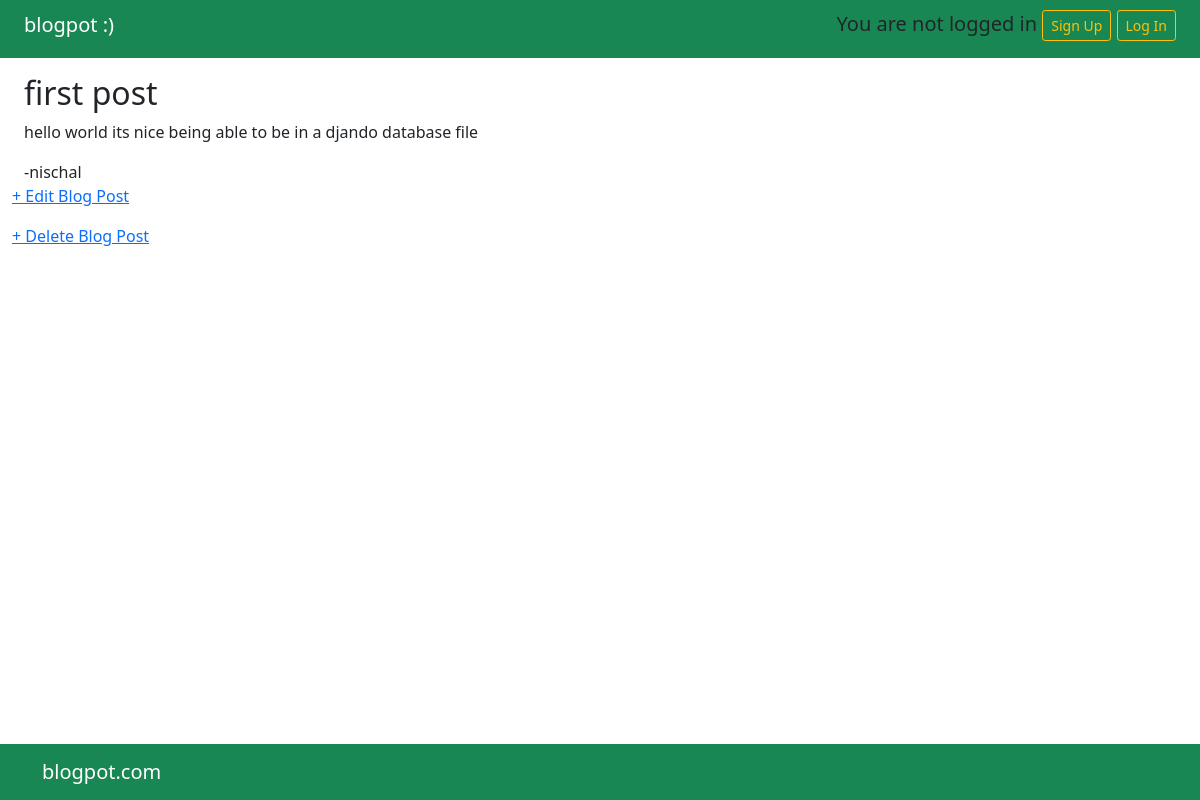
/post/1/, run on an earlier commit of the app's database.
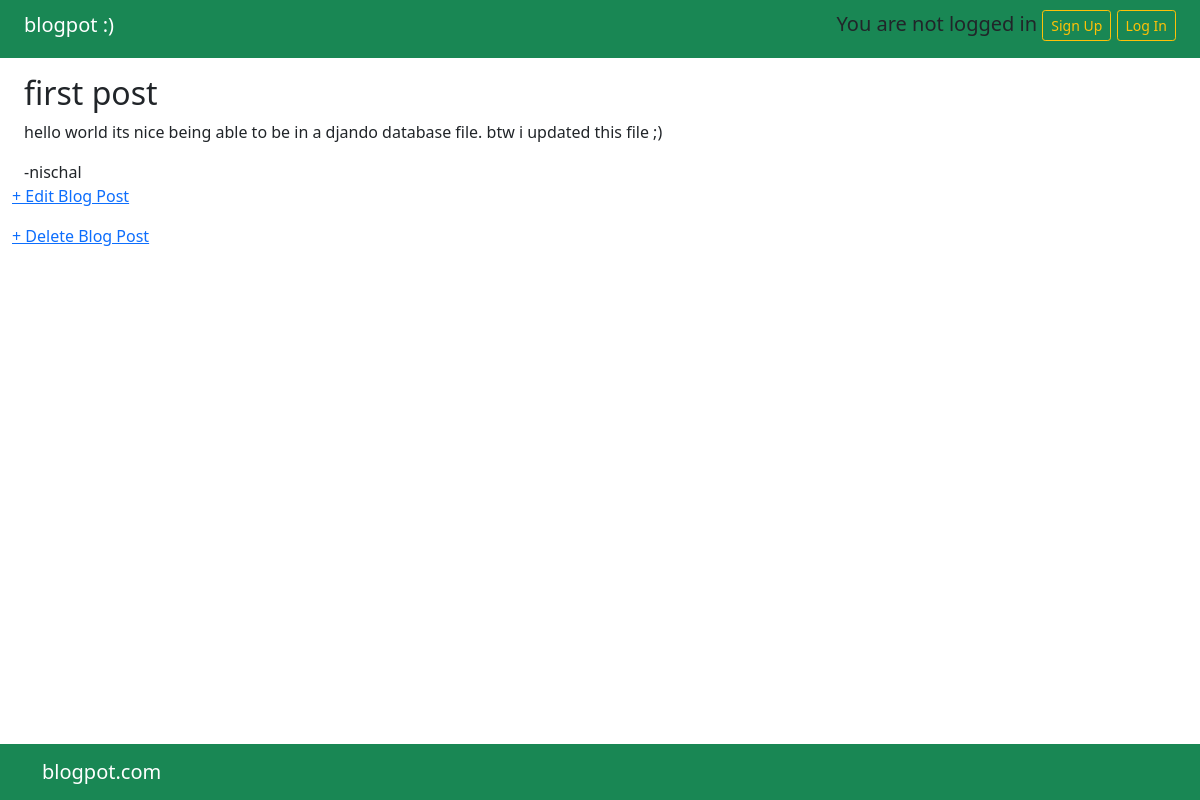
And on a later commit of the database.
### blog/models.py (models this page shows, shortened)
class Post(models.Model):
    title = models.CharField(max_length=200)
    author = models.ForeignKey(
        'auth.User',
        on_delete=models.CASCADE,
    )
    body = models.TextField()

### blog/views.py (the view)
# urls.py: path('post/<int:pk>/', BlogDetailView.as_view(), name='post_detail'),
class BlogDetailView(DetailView):
    model = Post
    template_name = 'post_detail.html'

### templates/post_detail.html
{% extends 'base.html' %}
{% block content %}
<div class="post-entry container-fluid my-3">
<h2>{{ object.title }}</h2>
<p>{{ object.body }}</p>
</div>
<div class="container-fluid">
    <text>-{{ post.author }}</text>
</div>
<p><a href="{% url 'post_edit' post.pk %}">+ Edit Blog Post</a></p>
<p><a href="{% url 'post_delete' post.pk %}">+ Delete Blog Post</a></p>
{% endblock content %}

What changed in the data, as far as the page shows it:
changed Post "first post": body "hello world its nice being able to be in a djando database file" → "hello world its nice being able to be in a djando database file. btw i updated this file ;)"
